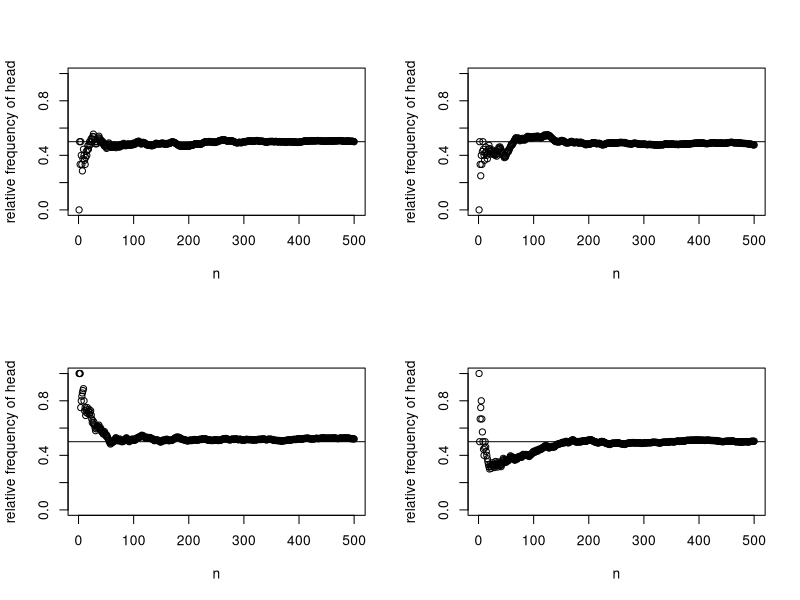

Write the R code that produced this figure.
########################################################
#
# Veranschaulichung des Gesetzes der gro?en Zahlen durch
# Werfen einer fairen Münze und Darstellung der Stabili-
# sierung der relativen Häufigkeiten
#
# file: prob_law_of_large_numbers.r
#
########################################################

# Anzahl Wiederholungen
n_of_rep <- 500

# Es werden 4 Simulationen ausgeführt und graphische dargestellt
par(mfrow=c(2,2))
for (i in 1:4) {
    # Zufallszahlen erzeugen
    data <- rbinom(n_of_rep,1,0.5)
    # x = Anzahl Wiederholungen
    x <- seq(1,n_of_rep,1)
    # rel. H?ufigkeit von Kopf bei n Wiederholungen
    y <- cumsum(data) / x
    plot(x,y,xlab="n",ylab="relative frequency of head",ylim=c(0,1))
    # theoretischer Wert anzeigen
    abline(h=0.5)
}

# eps-file erzeugen
dev.copy2eps(file="../R_eps_files/tossing_a_coin.eps")
